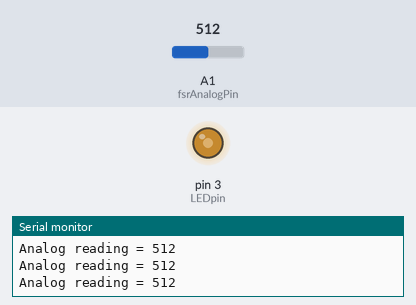
The sketch below on a simulated Arduino Uno, built with avr-gcc and run on an emulated ATmega328P. On the bench: output pins drawn as LEDs (lit = HIGH), the last lines printed to the serial monitor. The test bench sets the inputs (shaded band); at power-on: A1 (fsrAnalogPin) = 512.

Above: at 1.2 s.
1.3 s: A1 (fsrAnalogPin) set to 716
At 2.4 s:
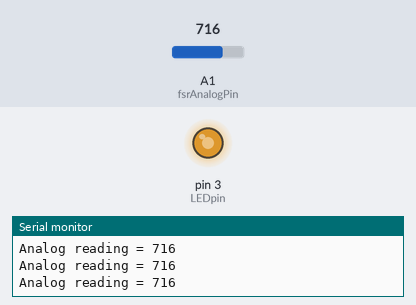
2.8 s: A1 (fsrAnalogPin) set to 900
At 3.8 s:
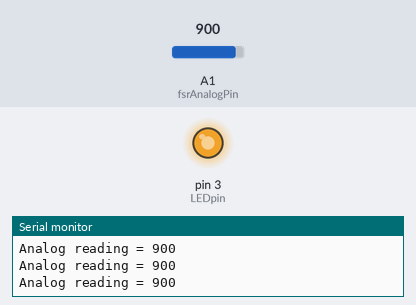
4.3 s: A1 (fsrAnalogPin) set to 122
At 5.2 s:
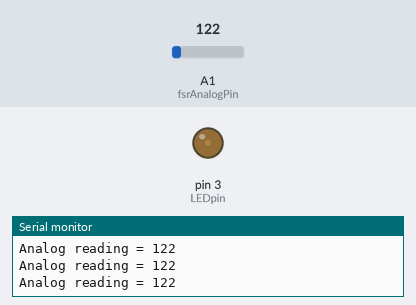
5.8 s: A1 (fsrAnalogPin) set to 0
At 6.6 s:
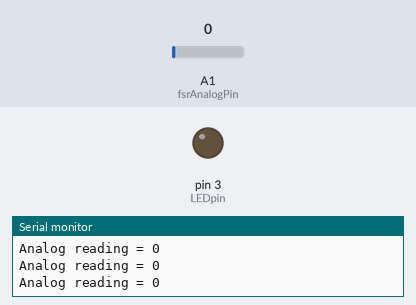
7.3 s: A1 (fsrAnalogPin) set to 511
At 8.0 s:
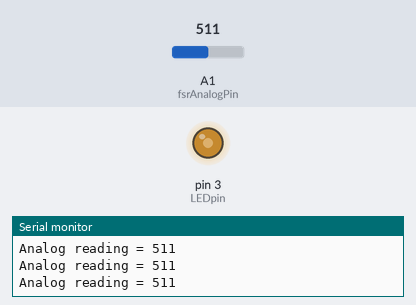
Timing chart, 0 to 9.8 s (numbered marks = the images above; inputs shaded):
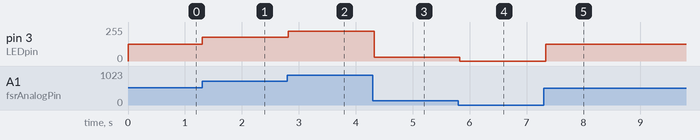

The sketch:

TEST.ino
```cpp
/* FSR testing sketch.

Connect one end of FSR to 5V, the other end to Analog 0.
Then connect one end of a 10K resistor from Analog 0 to ground
Connect LED from pin 11 through a resistor to ground

For more information see www.ladyada.net/learn/sensors/fsr.html */

int fsrAnalogPin = A1; // FSR is connected to analog 0
int LEDpin = 3;      // connect Red LED to pin 11 (PWM pin)
int fsrReading;      // the analog reading from the FSR resistor divider
int LEDbrightness;

void setup(void) {
  Serial.begin(9600);   // We'll send debugging information via the Serial monitor
  pinMode(LEDpin, OUTPUT);
}

void loop(void) {
  fsrReading = analogRead(fsrAnalogPin);
  Serial.print("Analog reading = ");
  Serial.println(fsrReading);

  // we'll need to change the range from the analog reading (0-1023) down to the range
  // used by analogWrite (0-255) with map!
  LEDbrightness = map(fsrReading, 0, 1023, 0, 255);
  // LED gets brighter the harder you press
  analogWrite(LEDpin, LEDbrightness);

  delay(100);
}
```

Measured:
- after the input at 1.3 s, pin 3 (LEDpin): 127/255 → 178/255 at once
- after the input at 2.8 s, pin 3 (LEDpin): 178/255 → 224/255 at once
- after the input at 4.3 s, pin 3 (LEDpin): 224/255 → 30/255 at once
- after the input at 5.8 s, pin 3 (LEDpin): 30/255 → 0/255 at once
- after the input at 7.3 s, pin 3 (LEDpin): 0/255 → 127/255 at once
